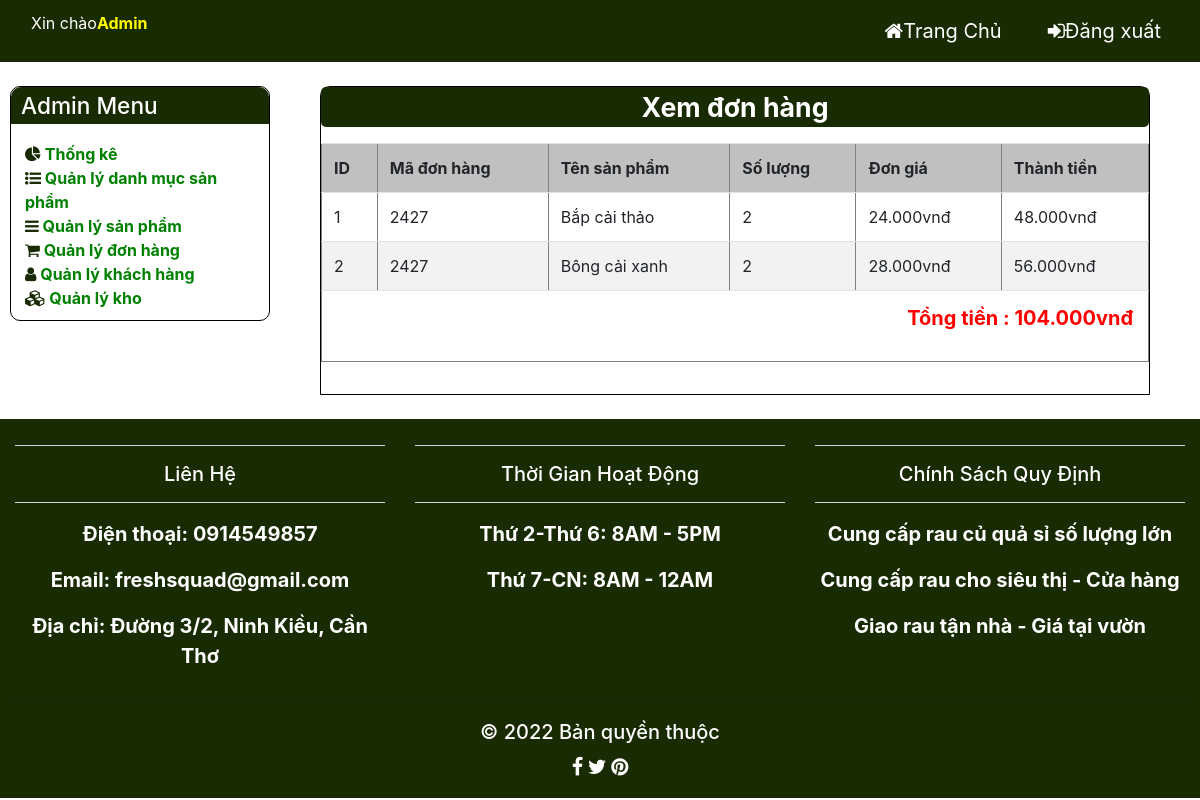
Screenshot of /web_mysqli/admincp/index.php?action=donhang&query=xemdonhang&code=2427 (signed in) with the database file from the repository.
### tables this page shows
CREATE TABLE `chitietdonhang` (
  `Id_chitietdonhang` int(4) NOT NULL,
  `madonhang` varchar(10) NOT NULL,
  `Id_sanpham` int(4) NOT NULL,
  `soluongmua` int(10) NOT NULL
);

CREATE TABLE `donhang` (
  `madonhang` varchar(10) NOT NULL,
  `Id_khachhang` int(4) NOT NULL,
  `tinhtrangdh` int(11) NOT NULL,
  `date_donhang` varchar(50) NOT NULL
);

CREATE TABLE `sanpham` (
  `Id_sanpham` int(4) NOT NULL,
  `tensanpham` varchar(250) NOT NULL,
  `masp` varchar(100) NOT NULL,
  `giasp` varchar(50) NOT NULL,
  `hinhanh` varchar(50) NOT NULL,
  `tomtat` text NOT NULL,
  `noidung` text NOT NULL,
  `Id_danhmuc` int(4) NOT NULL
);

### web_mysqli/admincp/modules/quanlydonhang/xemdonhang.php (the view, shortened to what this page needs)
<p class="tieude1">Xem đơn hàng</p>
<?php
$sql_lietke_dh = "SELECT * FROM chitietdonhang,sanpham,donhang where chitietdonhang.madonhang=donhang.madonhang and chitietdonhang.Id_sanpham=sanpham.Id_sanpham and chitietdonhang.madonhang='$_GET[code]'
ORDER BY chitietdonhang.Id_chitietdonhang DESC ";
$query_lietke_dh =  mysqli_query($mysqli, $sql_lietke_dh);
?>
<table style="width: 100%; border-collapse: collapse;" border="1" class="table table-striped">
    <tr>
        <th>ID</th>
        <th>Mã đơn hàng</th>
        <th>Tên sản phẩm </th>
        <th>Số lượng</th>
        <th>Đơn giá</th>
        <th>Thành tiền</th>
    </tr>
    <?php
    $i = 0;
    $tongtien = 0;
    while ($row = mysqli_fetch_array($query_lietke_dh)) {
        $i++;
        $thanhtien = $row['giasp'] * $row['soluongmua'];
        $tongtien += $thanhtien;
    ?>
        <tr>
            <td><?php echo $i ?></td>
            <td><?php echo $row['madonhang'] ?></td>
            <td><?php echo $row['tensanpham'] ?></td>
            <td><?php echo $row['soluongmua'] ?></td>
            <td><?php echo number_format($row['giasp'], 0, ',', '.') . 'vnđ' ?></td>
            <td><?php echo number_format($thanhtien, 0, ',', '.') . 'vnđ' ?></td>
        </tr>
    <?php
    }
    ?>
    <tr>
        <td colspan="6">
            <p style="font-weight: bold;font-size: 15pt;color:red;float:right; margin-right: 3px;">Tổng tiền : <?php echo number_format($tongtien, 0, ',', '.') . 'vnđ' ?></p>
        </td>
    </tr>
</table>

### web_mysqli/admincp/modules/quanlydonhang/xemdonhang.php (style rules this page uses)
table tr th { background-color: silver; }
.tieude1 { font-size: 20pt; background-color: #192b02; color: white; text-align: center; border-radius: 5px; font-weight: bold; }

### rows the page displays
chitietdonhang: madonhang.madonhang "2427", Id_sanpham.tensanpham "Bắp cải thảo", soluongmua "2", Id_sanpham.giasp "24.000", thanhtien "48.000"
chitietdonhang: madonhang.madonhang "2427", Id_sanpham.tensanpham "Bông cải xanh", soluongmua "2", Id_sanpham.giasp "28.000", thanhtien "56.000"

### other values shown
$tongtien "104.000"
